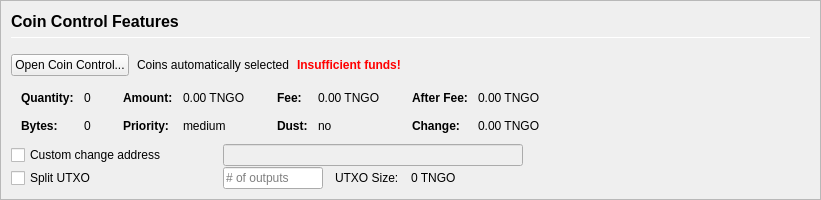
         <widget class="QFrame" name="frameCoinControl">
          <property name="sizePolicy">
           <sizepolicy hsizetype="Expanding" vsizetype="Expanding">
            <horstretch>0</horstretch>
            <verstretch>0</verstretch>
           </sizepolicy>
          </property>
          <property name="maximumSize">
           <size>
            <width>16777215</width>
            <height>16777215</height>
           </size>
          </property>
          <property name="frameShape">
           <enum>QFrame::StyledPanel</enum>
          </property>
          <property name="frameShadow">
           <enum>QFrame::Sunken</enum>
          </property>
          <layout class="QVBoxLayout" name="verticalLayoutCoinControl2">
           <property name="spacing">
            <number>0</number>
           </property>
           <property name="leftMargin">
            <number>0</number>
           </property>
           <property name="topMargin">
            <number>0</number>
           </property>
           <property name="rightMargin">
            <number>0</number>
           </property>
           <property name="bottomMargin">
            <number>0</number>
           </property>
           <item>
            <widget class="QFrame" name="frameCoinControl_BG">
             <layout class="QVBoxLayout" name="verticalLayoutCoinControl" stretch="0,0,0,0,0,0">
              <property name="spacing">
               <number>1</number>
              </property>
              <property name="leftMargin">
               <number>10</number>
              </property>
              <property name="topMargin">
               <number>10</number>
              </property>
              <item>
               <layout class="QHBoxLayout" name="horizontalLayoutCoinControl1">
                <property name="bottomMargin">
                 <number>15</number>
                </property>
                <item>
                 <layout class="QVBoxLayout" name="verticalLayout_3">
                  <property name="spacing">
                   <number>6</number>
                  </property>
                  <item>
                   <widget class="QLabel" name="labelCoinControlFeatures">
                    <property name="sizePolicy">
                     <sizepolicy hsizetype="Preferred" vsizetype="Maximum">
                      <horstretch>0</horstretch>
                      <verstretch>0</verstretch>
                     </sizepolicy>
                    </property>
                    <property name="minimumSize">
                     <size>
                      <width>0</width>
                      <height>20</height>
                     </size>
                    </property>
                    <property name="font">
                     <font>
                      <pointsize>12</pointsize>
                      <weight>75</weight>
                      <bold>true</bold>
                     </font>
                    </property>
                    <property name="styleSheet">
                     <string notr="true">font-weight:bold;</string>
                    </property>
                    <property name="text">
                     <string>Coin Control Features</string>
                    </property>
                   </widget>
                  </item>
                  <item>
                   <widget class="Line" name="line">
                    <property name="minimumSize">
                     <size>
                      <width>0</width>
                      <height>1</height>
                     </size>
                    </property>
                    <property name="maximumSize">
                     <size>
                      <width>16777215</width>
                      <height>1</height>
                     </size>
                    </property>
                    <property name="orientation">
                     <enum>Qt::Horizontal</enum>
                    </property>
                   </widget>
                  </item>
                 </layout>
                </item>
               </layout>
              </item>
              <item>
               <layout class="QHBoxLayout" name="horizontalLayoutCoinControl2" stretch="0,0,0,0">
                <property name="spacing">
                 <number>8</number>
                </property>
                <property name="bottomMargin">
                 <number>10</number>
                </property>
                <item>
                 <widget class="QPushButton" name="pushButtonCoinControl">
                  <property name="styleSheet">
                   <string notr="true"/>
                  </property>
                  <property name="text">
                   <string>Open Coin Control...</string>
                  </property>
                  <property name="autoDefault">
                   <bool>false</bool>
                  </property>
                 </widget>
                </item>
                <item>
                 <widget class="QLabel" name="labelCoinControlAutomaticallySelected">
                  <property name="text">
                   <string>Coins automatically selected</string>
                  </property>
                  <property name="margin">
                   <number>5</number>
                  </property>
                 </widget>
                </item>
                <item>
                 <widget class="QLabel" name="labelCoinControlInsuffFunds">
                  <property name="font">
                   <font>
                    <weight>75</weight>
                    <bold>true</bold>
                   </font>
                  </property>
                  <property name="styleSheet">
                   <string notr="true">color:red;font-weight:bold;</string>
                  </property>
                  <property name="text">
                   <string>Insufficient funds!</string>
                  </property>
                  <property name="margin">
                   <number>5</number>
                  </property>
                 </widget>
                </item>
                <item>
                 <spacer name="horizontalSpacerCoinControl">
                  <property name="orientation">
                   <enum>Qt::Horizontal</enum>
                  </property>
                  <property name="sizeHint" stdset="0">
                   <size>
                    <width>40</width>
                    <height>1</height>
                   </size>
                  </property>
                 </spacer>
                </item>
               </layout>
              </item>
              <item>
               <widget class="QWidget" name="widgetCoinControl" native="true">
                <property name="sizePolicy">
                 <sizepolicy hsizetype="Preferred" vsizetype="Preferred">
                  <horstretch>0</horstretch>
                  <verstretch>0</verstretch>
                 </sizepolicy>
                </property>
                <property name="minimumSize">
                 <size>
                  <width>0</width>
                  <height>0</height>
                 </size>
                </property>
                <property name="styleSheet">
                 <string notr="true"/>
                </property>
                <layout class="QHBoxLayout" name="horizontalLayoutCoinControl5">
                 <property name="leftMargin">
                  <number>0</number>
                 </property>
                 <property name="topMargin">
                  <number>0</number>
                 </property>
                 <property name="rightMargin">
                  <number>0</number>
                 </property>
                 <property name="bottomMargin">
                  <number>0</number>
                 </property>
                 <item>
                  <layout class="QHBoxLayout" name="horizontalLayoutCoinControl3" stretch="0,0,0,1">
                   <property name="spacing">
                    <number>20</number>
                   </property>
                   <property name="topMargin">
                    <number>0</number>
                   </property>
                   <property name="bottomMargin">
                    <number>10</number>
                   </property>
                   <item>
                    <layout class="QFormLayout" name="formLayoutCoinControl1">
                     <property name="horizontalSpacing">
                      <number>10</number>
                     </property>
                     <property name="verticalSpacing">
                      <number>14</number>
                     </property>
                     <property name="leftMargin">
                      <number>10</number>
                     </property>
                     <property name="topMargin">
                      <number>4</number>
                     </property>
                     <property name="rightMargin">
                      <number>6</number>
                     </property>
                     <item row="0" column="0">
                      <widget class="QLabel" name="labelCoinControlQuantityText">
                       <property name="font">
                        <font>
                         <weight>75</weight>
                         <bold>true</bold>
                        </font>
                       </property>
                       <property name="text">
                        <string>Quantity:</string>
                       </property>
                       <property name="margin">
                        <number>0</number>
                       </property>
                      </widget>
                     </item>
                     <item row="0" column="1">
                      <widget class="QLabel" name="labelCoinControlQuantity">
                       <property name="cursor">
                        <cursorShape>IBeamCursor</cursorShape>
                       </property>
                       <property name="contextMenuPolicy">
                        <enum>Qt::ActionsContextMenu</enum>
                       </property>
                       <property name="text">
                        <string notr="true">0</string>
                       </property>
                       <property name="margin">
                        <number>0</number>
                       </property>
                       <property name="textInteractionFlags">
                        <set>Qt::LinksAccessibleByMouse|Qt::TextSelectableByKeyboard|Qt::TextSelectableByMouse</set>
                       </property>
                      </widget>
                     </item>
                     <item row="1" column="0">
                      <widget class="QLabel" name="labelCoinControlBytesText">
                       <property name="font">
                        <font>
                         <weight>75</weight>
                         <bold>true</bold>
                        </font>
                       </property>
                       <property name="text">
                        <string>Bytes:</string>
                       </property>
                      </widget>
                     </item>
                     <item row="1" column="1">
                      <widget class="QLabel" name="labelCoinControlBytes">
                       <property name="cursor">
                        <cursorShape>IBeamCursor</cursorShape>
                       </property>
                       <property name="contextMenuPolicy">
                        <enum>Qt::ActionsContextMenu</enum>
                       </property>
                       <property name="text">
                        <string notr="true">0</string>
                       </property>
                       <property name="textInteractionFlags">
                        <set>Qt::LinksAccessibleByMouse|Qt::TextSelectableByKeyboard|Qt::TextSelectableByMouse</set>
                       </property>
                      </widget>
                     </item>
                    </layout>
                   </item>
                   <item>
                    <layout class="QFormLayout" name="formLayoutCoinControl2">
                     <property name="horizontalSpacing">
                      <number>10</number>
                     </property>
                     <property name="verticalSpacing">
                      <number>14</number>
                     </property>
                     <property name="leftMargin">
                      <number>6</number>
                     </property>
                     <property name="topMargin">
                      <number>4</number>
                     </property>
                     <property name="rightMargin">
                      <number>6</number>
                     </property>
                     <item row="0" column="0">
                      <widget class="QLabel" name="labelCoinControlAmountText">
                       <property name="font">
                        <font>
                         <weight>75</weight>
                         <bold>true</bold>
                        </font>
                       </property>
                       <property name="text">
                        <string>Amount:</string>
                       </property>
                       <property name="margin">
                        <number>0</number>
                       </property>
                      </widget>
                     </item>
                     <item row="0" column="1">
                      <widget class="QLabel" name="labelCoinControlAmount">
                       <property name="cursor">
                        <cursorShape>IBeamCursor</cursorShape>
                       </property>
                       <property name="contextMenuPolicy">
                        <enum>Qt::ActionsContextMenu</enum>
                       </property>
                       <property name="text">
                        <string notr="true">0.00 TNGO</string>
                       </property>
                       <property name="textInteractionFlags">
                        <set>Qt::LinksAccessibleByMouse|Qt::TextSelectableByKeyboard|Qt::TextSelectableByMouse</set>
                       </property>
                      </widget>
                     </item>
                     <item row="1" column="0">
                      <widget class="QLabel" name="labelCoinControlPriorityText">
                       <property name="font">
                        <font>
                         <weight>75</weight>
                         <bold>true</bold>
                        </font>
                       </property>
                       <property name="text">
                        <string>Priority:</string>
                       </property>
                      </widget>
                     </item>
                     <item row="1" column="1">
                      <widget class="QLabel" name="labelCoinControlPriority">
                       <property name="cursor">
                        <cursorShape>IBeamCursor</cursorShape>
                       </property>
                       <property name="contextMenuPolicy">
                        <enum>Qt::ActionsContextMenu</enum>
                       </property>
                       <property name="text">
                        <string>medium</string>
                       </property>
                       <property name="textInteractionFlags">
                        <set>Qt::LinksAccessibleByMouse|Qt::TextSelectableByKeyboard|Qt::TextSelectableByMouse</set>
                       </property>
                      </widget>
                     </item>
                    </layout>
                   </item>
                   <item>
                    <layout class="QFormLayout" name="formLayoutCoinControl3">
                     <property name="horizontalSpacing">
                      <number>10</number>
                     </property>
                     <property name="verticalSpacing">
                      <number>14</number>
                     </property>
                     <property name="leftMargin">
                      <number>6</number>
                     </property>
                     <property name="topMargin">
                      <number>4</number>
                     </property>
                     <property name="rightMargin">
                      <number>6</number>
                     </property>
                     <item row="0" column="0">
                      <widget class="QLabel" name="labelCoinControlFeeText">
                       <property name="font">
                        <font>
                         <weight>75</weight>
                         <bold>true</bold>
                        </font>
                       </property>
                       <property name="text">
                        <string>Fee:</string>
                       </property>
                       <property name="margin">
                        <number>0</number>
                       </property>
                      </widget>
                     </item>
                     <item row="0" column="1">
                      <widget class="QLabel" name="labelCoinControlFee">
                       <property name="cursor">
                        <cursorShape>IBeamCursor</cursorShape>
                       </property>
                       <property name="contextMenuPolicy">
                        <enum>Qt::ActionsContextMenu</enum>
                       </property>
                       <property name="text">
                        <string notr="true">0.00 TNGO</string>
                       </property>
                       <property name="textInteractionFlags">
                        <set>Qt::LinksAccessibleByMouse|Qt::TextSelectableByKeyboard|Qt::TextSelectableByMouse</set>
                       </property>
                      </widget>
                     </item>
                     <item row="1" column="0">
                      <widget class="QLabel" name="labelCoinControlLowOutputText">
                       <property name="font">
                        <font>
                         <weight>75</weight>
                         <bold>true</bold>
                        </font>
                       </property>
                       <property name="text">
                        <string>Dust:</string>
                       </property>
                      </widget>
                     </item>
                     <item row="1" column="1">
                      <widget class="QLabel" name="labelCoinControlLowOutput">
                       <property name="cursor">
                        <cursorShape>IBeamCursor</cursorShape>
                       </property>
                       <property name="contextMenuPolicy">
                        <enum>Qt::ActionsContextMenu</enum>
                       </property>
                       <property name="text">
                        <string>no</string>
                       </property>
                       <property name="textInteractionFlags">
                        <set>Qt::LinksAccessibleByMouse|Qt::TextSelectableByKeyboard|Qt::TextSelectableByMouse</set>
                       </property>
                      </widget>
                     </item>
                    </layout>
                   </item>
                   <item>
                    <layout class="QFormLayout" name="formLayoutCoinControl4">
                     <property name="horizontalSpacing">
                      <number>10</number>
                     </property>
                     <property name="verticalSpacing">
                      <number>14</number>
                     </property>
                     <property name="leftMargin">
                      <number>6</number>
                     </property>
                     <property name="topMargin">
                      <number>4</number>
                     </property>
                     <property name="rightMargin">
                      <number>6</number>
                     </property>
                     <item row="0" column="0">
                      <widget class="QLabel" name="labelCoinControlAfterFeeText">
                       <property name="font">
                        <font>
                         <weight>75</weight>
                         <bold>true</bold>
                        </font>
                       </property>
                       <property name="text">
                        <string>After Fee:</string>
                       </property>
                       <property name="margin">
                        <number>0</number>
                       </property>
                      </widget>
                     </item>
                     <item row="0" column="1">
                      <widget class="QLabel" name="labelCoinControlAfterFee">
                       <property name="cursor">
                        <cursorShape>IBeamCursor</cursorShape>
                       </property>
                       <property name="contextMenuPolicy">
                        <enum>Qt::ActionsContextMenu</enum>
                       </property>
                       <property name="text">
                        <string notr="true">0.00 TNGO</string>
                       </property>
                       <property name="textInteractionFlags">
                        <set>Qt::LinksAccessibleByMouse|Qt::TextSelectableByKeyboard|Qt::TextSelectableByMouse</set>
                       </property>
                      </widget>
                     </item>
                     <item row="1" column="0">
                      <widget class="QLabel" name="labelCoinControlChangeText">
                       <property name="font">
                        <font>
                         <weight>75</weight>
                         <bold>true</bold>
                        </font>
                       </property>
                       <property name="text">
                        <string>Change:</string>
                       </property>
                      </widget>
                     </item>
                     <item row="1" column="1">
                      <widget class="QLabel" name="labelCoinControlChange">
                       <property name="cursor">
                        <cursorShape>IBeamCursor</cursorShape>
                       </property>
                       <property name="contextMenuPolicy">
                        <enum>Qt::ActionsContextMenu</enum>
                       </property>
                       <property name="text">
                        <string notr="true">0.00 TNGO</string>
                       </property>
                       <property name="textInteractionFlags">
                        <set>Qt::LinksAccessibleByMouse|Qt::TextSelectableByKeyboard|Qt::TextSelectableByMouse</set>
                       </property>
                      </widget>
                     </item>
                    </layout>
                   </item>
                  </layout>
                 </item>
                </layout>
               </widget>
              </item>
              <item>
               <layout class="QHBoxLayout" name="horizontalLayoutCoinControl4">
                <property name="spacing">
                 <number>12</number>
                </property>
                <property name="sizeConstraint">
                 <enum>QLayout::SetDefaultConstraint</enum>
                </property>
                <property name="topMargin">
                 <number>0</number>
                </property>
                <property name="rightMargin">
                 <number>0</number>
                </property>
                <item>
                 <widget class="QCheckBox" name="checkBoxCoinControlChange">
                  <property name="sizePolicy">
                   <sizepolicy hsizetype="Preferred" vsizetype="Preferred">
                    <horstretch>0</horstretch>
                    <verstretch>0</verstretch>
                   </sizepolicy>
                  </property>
                  <property name="minimumSize">
                   <size>
                    <width>200</width>
                    <height>0</height>
                   </size>
                  </property>
                  <property name="maximumSize">
                   <size>
                    <width>200</width>
                    <height>16777215</height>
                   </size>
                  </property>
                  <property name="toolTip">
                   <string>If this is activated, but the change address is empty or invalid, change will be sent to a newly generated address.</string>
                  </property>
                  <property name="text">
                   <string>Custom change address</string>
                  </property>
                 </widget>
                </item>
                <item>
                 <widget class="QValidatedLineEdit" name="lineEditCoinControlChange">
                  <property name="enabled">
                   <bool>false</bool>
                  </property>
                  <property name="sizePolicy">
                   <sizepolicy hsizetype="Preferred" vsizetype="Preferred">
                    <horstretch>0</horstretch>
                    <verstretch>0</verstretch>
                   </sizepolicy>
                  </property>
                  <property name="minimumSize">
                   <size>
                    <width>300</width>
                    <height>0</height>
                   </size>
                  </property>
                 </widget>
                </item>
                <item>
                 <widget class="QLabel" name="labelCoinControlChangeLabel">
                  <property name="sizePolicy">
                   <sizepolicy hsizetype="Preferred" vsizetype="Preferred">
                    <horstretch>0</horstretch>
                    <verstretch>0</verstretch>
                   </sizepolicy>
                  </property>
                  <property name="minimumSize">
                   <size>
                    <width>100</width>
                    <height>0</height>
                   </size>
                  </property>
                  <property name="text">
                   <string/>
                  </property>
                  <property name="margin">
                   <number>3</number>
                  </property>
                 </widget>
                </item>
               </layout>
              </item>
              <item>
               <layout class="QHBoxLayout" name="horizontalLayoutCoinControl6">
                <property name="spacing">
                 <number>12</number>
                </property>
                <property name="rightMargin">
                 <number>0</number>
                </property>
                <item>
                 <widget class="QCheckBox" name="splitBlockCheckBox">
                  <property name="sizePolicy">
                   <sizepolicy hsizetype="Preferred" vsizetype="Preferred">
                    <horstretch>0</horstretch>
                    <verstretch>0</verstretch>
                   </sizepolicy>
                  </property>
                  <property name="minimumSize">
                   <size>
                    <width>200</width>
                    <height>0</height>
                   </size>
                  </property>
                  <property name="maximumSize">
                   <size>
                    <width>200</width>
                    <height>16777215</height>
                   </size>
                  </property>
                  <property name="text">
                   <string>Split UTXO</string>
                  </property>
                 </widget>
                </item>
                <item>
                 <widget class="QLineEdit" name="splitBlockLineEdit">
                  <property name="sizePolicy">
                   <sizepolicy hsizetype="Preferred" vsizetype="Preferred">
                    <horstretch>50</horstretch>
                    <verstretch>0</verstretch>
                   </sizepolicy>
                  </property>
                  <property name="minimumSize">
                   <size>
                    <width>100</width>
                    <height>0</height>
                   </size>
                  </property>
                  <property name="maximumSize">
                   <size>
                    <width>100</width>
                    <height>16777215</height>
                   </size>
                  </property>
                  <property name="placeholderText">
                   <string># of outputs</string>
                  </property>
                 </widget>
                </item>
                <item>
                 <widget class="QLabel" name="labelBlockSizeText">
                  <property name="text">
                   <string>UTXO Size:</string>
                  </property>
                 </widget>
                </item>
                <item>
                 <widget class="QLabel" name="labelBlockSize">
                  <property name="text">
                   <string>0 TNGO</string>
                  </property>
                 </widget>
                </item>
                <item>
                 <spacer name="horizontalSpacer_7">
                  <property name="orientation">
                   <enum>Qt::Horizontal</enum>
                  </property>
                  <property name="sizeHint" stdset="0">
                   <size>
                    <width>40</width>
                    <height>20</height>
                   </size>
                  </property>
                 </spacer>
                </item>
               </layout>
              </item>
              <item>
               <spacer name="verticalSpacerCoinControl">
                <property name="orientation">
                 <enum>Qt::Vertical</enum>
                </property>
                <property name="sizeHint" stdset="0">
                 <size>
                  <width>800</width>
                  <height>1</height>
                 </size>
                </property>
               </spacer>
              </item>
             </layout>
            </widget>
           </item>
          </layout>
         </widget>
